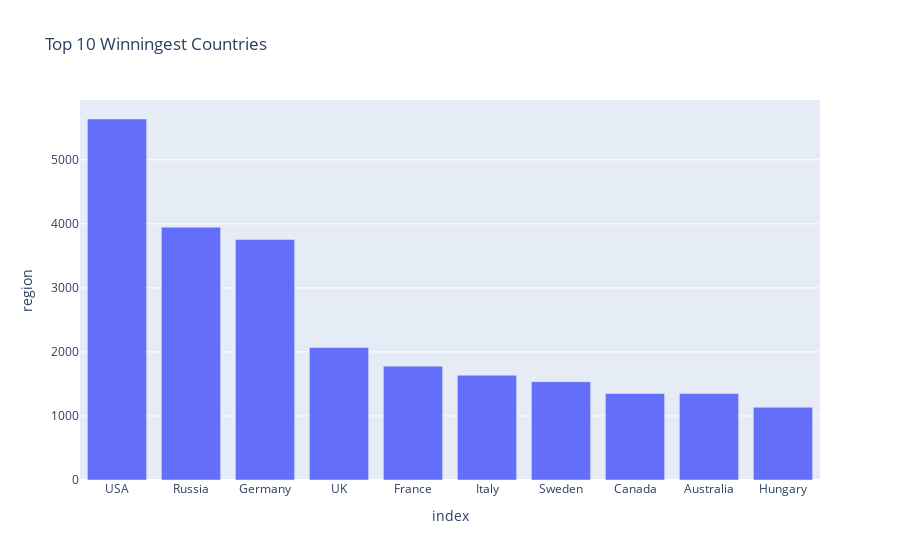

This figure's notebook cell:
### Code cell
# Visualize the table as a bar chart
px.bar(data_frame=top_10.to_frame(),
     x = top_10.index,
     y = 'region',
     title = 'Top 10 Winningest Countries')

### Figure 1 — Plotly figure (JSON) as saved in the notebook; plotly's stock layout.template omitted (floating-point values rounded to 4 significant figures)
{"data": [{"alignmentgroup": "True", "hovertemplate": "index=%{x}<br>region=%{y}<extra></extra>", "legendgroup": "", "marker": {"color": "#636efa", "pattern": {"shape": ""}}, "name": "", "offsetgroup": "", "orientation": "v", "showlegend": false, "textposition": "auto", "type": "bar", "x": ["USA", "Russia", "Germany", "UK", "France", "Italy", "Sweden", "Canada", "Australia", "Hungary"], "xaxis": "x", "y": [5637, 3947, 3756, 2068, 1777, 1637, 1536, 1352, 1349, 1135], "yaxis": "y"}], "layout": {"autosize": true, "barmode": "relative", "legend": {"tracegroupgap": 0}, "title": {"text": "Top 10 Winningest Countries"}, "xaxis": {"anchor": "y", "autorange": true, "domain": [0, 1], "range": [-0.5, 9.5], "title": {"text": "index"}, "type": "category"}, "yaxis": {"anchor": "x", "autorange": true, "domain": [0, 1], "range": [0, 5934.0], "title": {"text": "region"}, "type": "linear"}}}
